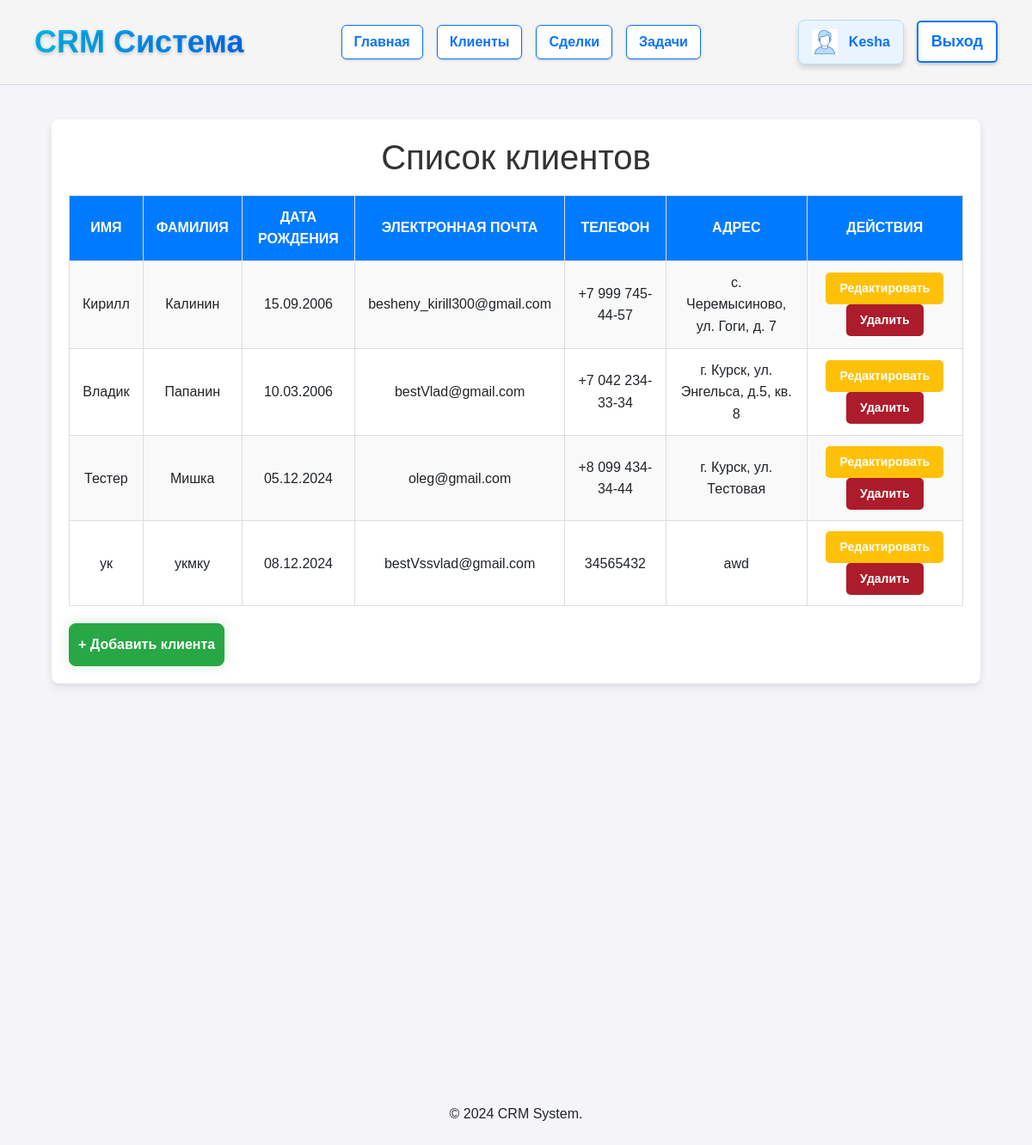
The app's page /clients/ (signed in), older data.
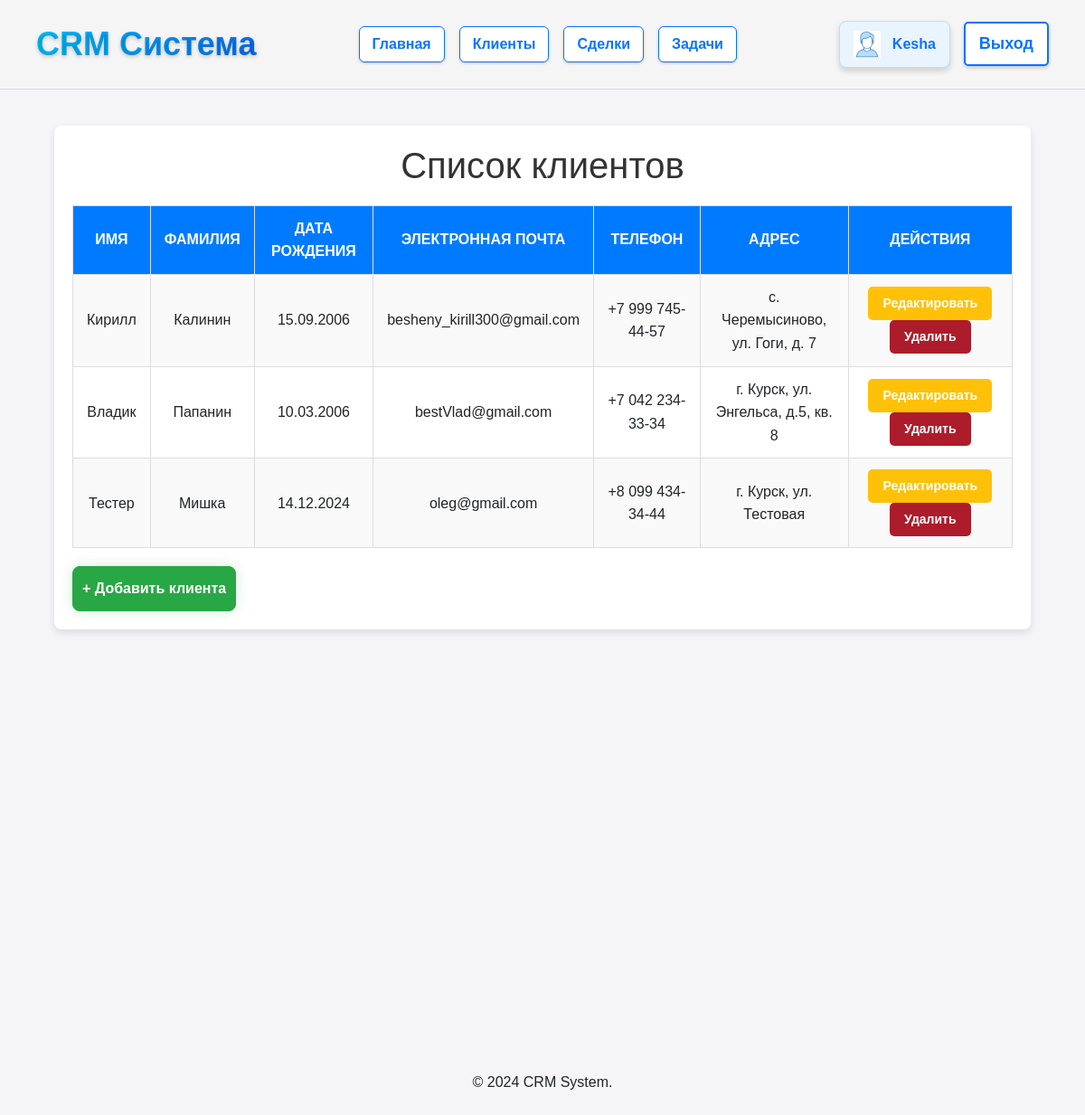
The same page, newer data.
### crm/models.py (models this page shows, shortened)
class Client(models.Model):
    name = models.CharField(max_length=255)
    surname = models.CharField(max_length=255, default='неизвестно')
    birth_date = models.DateField(null=True, blank=True)
    email = models.EmailField(unique=True, blank=True, null=True, default="example@example.com")  # Добавлено default
    phone = models.CharField(max_length=15, null=True, blank=True)
    address = models.TextField(null=True, blank=True)

### crm/views.py (the view)
# urls.py: path('clients/', views.client_list, name='client_list'),
def client_list(request):
    clients = Client.objects.all()  # Получение всех клиентов из базы данных
    return render(request, 'crm/client_list.html', {'clients': clients})

### crm/templates/crm/client_list.html (shortened to what this page needs)
{% extends 'crm/base.html' %}
{% block content %}
<!DOCTYPE html>
<html lang="en">
<head>
</head>
<body>
    <div class="container">
        <h1>Список клиентов</h1>
        <a href="{% url 'add_client' %}" class="btn btn-success mt-3">+ Добавить клиента</a>
        <table>
            <thead>
                <tr>
                    <th>Имя</th>
                    <th>Фамилия</th>
                    <th>Дата рождения</th>
                    <th>Электронная почта</th>
                    <th>Телефон</th>
                    <th>Адрес</th>
                    <th>Действия</th>
                </tr>
            </thead>
            <tbody>
                {% for client in clients %}
                <tr>
                    <td>{{ client.name }}</td>
                    <td>{{ client.surname }}</td>
                    <td>{{ client.birth_date|date:"d.m.Y" }}</td>
                    <td>{{ client.email }}</td>
                    <td>{{ client.phone }}</td>
                    <td>{{ client.address }}</td>
                    <td>
                        <a href="{% url 'edit_client' client.id %}" class="btn btn-warning btn-sm">Редактировать</a>
                        <a href="{% url 'delete_client' client.id %}" onclick="return confirm('Вы уверены?');"class="btn btn-danger btn-sm">Удалить</a>
                    </td>
                </tr>
                {% endfor %}
            </tbody>
        </table>
    </div>
</body>
</html>
{% endblock %}

### crm/templates/crm/base.html (shortened to what this page needs)
<!DOCTYPE html>
<html lang="en">
<head>
    {% load static %}
    <link rel="stylesheet" href="https://cdn.jsdelivr.net/npm/bootstrap@4.0.0/dist/css/bootstrap.min.css">
</head>
<body>
        <header>
            <nav style="display: flex; justify-content: space-between; align-items: center; padding: 20px 40px; background-color: #f5f5f5; border-bottom: 1px solid #ddd;">
                <div class="logo">
                    CRM Система
                </div>
                <ul style="list-style: none; display: flex; gap: 16px; margin: 0; padding: 0;">
                    <li>
                        <a href="{% url 'index' %}"
                            style="text-decoration: none; color: #0a73ff; background-color: #fff; font-size: 16px; font-weight: bold; padding: 6px 14px;
                            border: 1.5px solid #0a73ff; border-radius: 6px; box-shadow: 0 1px 3px rgba(0, 0, 0, 0.2);
                            display: inline-block;
                            transition: transform 0.2s ease-in-out, box-shadow 0.2s ease-in-out;"
                            onmouseover="this.style.transform='scale(1.05)'; this.style.boxShadow='0 0 6px rgba(10, 115, 255, 0.6)';"
                            onmouseout="this.style.transform='scale(1)'; this.style.boxShadow='0 1px 3px rgba(0, 0, 0, 0.2)';">
                            Главная
                        </a>
                    </li>
                    <li>
                        <a href="{% url 'client_list' %}"
                            style="text-decoration: none; color: #0a73ff; background-color: #fff; font-size: 16px; font-weight: bold; padding: 6px 14px;
                            border: 1.5px solid #0a73ff; border-radius: 6px; box-shadow: 0 1px 3px rgba(0, 0, 0, 0.2);
                            display: inline-block;
                            transition: transform 0.2s ease-in-out, box-shadow 0.2s ease-in-out;"
                            onmouseover="this.style.transform='scale(1.05)'; this.style.boxShadow='0 0 6px rgba(10, 115, 255, 0.6)';"
                            onmouseout="this.style.transform='scale(1)'; this.style.boxShadow='0 1px 3px rgba(0, 0, 0, 0.2)';">
                            Клиенты
                        </a>
                    </li>
                    <li>
                        <a href="{% url 'deals' %}"
                            style="text-decoration: none; color: #0a73ff; background-color: #fff; font-size: 16px; font-weight: bold; padding: 6px 14px;
                            border: 1.5px solid #0a73ff; border-radius: 6px; box-shadow: 0 1px 3px rgba(0, 0, 0, 0.2);
                            display: inline-block;
                            transition: transform 0.2s ease-in-out, box-shadow 0.2s ease-in-out;"
                            onmouseover="this.style.transform='scale(1.05)'; this.style.boxShadow='0 0 6px rgba(10, 115, 255, 0.6)';"
                            onmouseout="this.style.transform='scale(1)'; this.style.boxShadow='0 1px 3px rgba(0, 0, 0, 0.2)';">
                            Сделки
                        </a>
                    </li>
                    <li>
                        <a href="{% url 'task' %}"
                            style="text-decoration: none; color: #0a73ff; background-color: #fff; font-size: 16px; font-weight: bold; padding: 6px 14px;
                            border: 1.5px solid #0a73ff; border-radius: 6px; box-shadow: 0 1px 3px rgba(0, 0, 0, 0.2);
                            display: inline-block;
                            transition: transform 0.2s ease-in-out, box-shadow 0.2s ease-in-out;"
                            onmouseover="this.style.transform='scale(1.05)'; this.style.boxShadow='0 0 6px rgba(10, 115, 255, 0.6)';"
                            onmouseout="this.style.transform='scale(1)'; this.style.boxShadow='0 1px 3px rgba(0, 0, 0, 0.2)';">
                            Задачи
                        </a>
                    </li>
                </ul>
            <div style="display: flex; align-items: center; gap: 15px;">
                {% if user.is_authenticated %}
                <span style="display: flex; align-items: center; background-color: #eaf4fe; padding: 10px 15px; border-radius: 8px; font-size: 16px; color: #0a73ff; font-weight: bold; border: 1px solid #b6dfff; box-shadow: 0px 4px 6px rgba(0, 0, 0, 0.15);">
                    <img src="/static/images/user_icon.png" alt="User Icon" style="width: 30px; height: 30px; margin-right: 8px;">
                    <b style="margin-left: 5px;">{{ user.get_username }}</b>
                </span>
                <a href="{% url 'logged_out' %}?next={{ request.path }}"
                    style="text-decoration: none; color: #0a73ff; background-color: #fff; font-size: 18px; font-weight: bold; padding: 8px 15px; border: 2px solid #0a73ff; border-radius: 5px; box-shadow: 0 2px 4px rgba(0, 0, 0, 0.2);
                    transition: transform 0.2s ease-in-out, box-shadow 0.2s ease-in-out;"
                    onmouseover="this.style.transform='scale(1.05)'; this.style.boxShadow='0 0 8px rgba(10, 115, 255, 0.6)';"
                    onmouseout="this.style.transform='scale(1)'; this.style.boxShadow='0 2px 4px rgba(0, 0, 0, 0.2)';">
                    Выход
                </a>
                {% endif %}
            </div>
        </nav>
    </header>
    <main>
        {% block content %}{% endblock %}
    </main>
    <div class="container-fluid mt-5 pb-5"></div>
    <div class="container-fluid mt-5 pb-5"></div>
    <div class="container-fluid mt-5 pb-5"></div>
    <div class="container-fluid mt-5 pb-5"></div>
    <div class="container-fluid mt-5 pb-5"></div>
    <footer bg-success text-light class="text-center py-2">
        <p>© 2024 CRM System.</p>
    </footer>
</body>
</html>

### crm/templates/crm/base.html (style rules this page uses)
body { font-family: Arial, sans-serif; background-color: #f4f4f9; margin: 0; padding: 0; line-height: 1.6; }
.logo { font-size: 36px; font-weight: bold; background: linear-gradient(90deg, #00c6ff, #0072ff); -webkit-background-clip: text; -webkit-text-fill-color: transparent; position: relative; animation: blueGlow 2s infinite alternate; text-shadow: 0 2px 4px rgba(0, 0, 0, 0.2); cursor: pointer; transition: transform 0.3s ease, text-shadow 0.3s ease; }
ul li a { text-decoration: none; color: #333; font-size: 18px; font-weight: 500; position: relative; padding: 10px 15px; border-radius: 8px; transition: all 0.3s ease; }

### crm/templates/crm/client_list.html (style rules this page uses)
body { font-family: Arial, sans-serif; background-color: #f4f4f9; margin: 0; padding: 0; line-height: 1.6; }
.container { max-width: 90%; margin: 40px auto; padding: 20px; background: #fff; border-radius: 8px; box-shadow: 0 4px 8px rgba(0, 0, 0, 0.1); position: relative; overflow: hidden; padding-bottom: 30px; }
h1 { text-align: center; color: #333; margin-bottom: 20px; }
table { width: 100%; border-collapse: collapse; margin-bottom: 60px; border: 1px solid #ddd; }
table th, table td { padding: 12px 15px; border: 1px solid #ddd; box-sizing: border-box; text-align: center; vertical-align: middle; }
table th { background: #007bff; color: #fff; text-transform: uppercase; }
table tr:nth-child(odd) { background-color: #f9f9f9; }
.btn.btn-success.mt-3 { position: absolute; bottom: 20px; left: 20px; padding: 12px 10px; background-color: #28a745; color: #fff; font-size: 16px; font-weight: bold; border-radius: 8px; text-align: center; cursor: pointer; text-decoration: none; box-shadow: 0 0 15px rgba(40, 167, 69, 0.2); transition: all 0.3s ease; display: inline-block; }
.btn.btn-warning.btn-sm, .btn.btn-danger.btn-sm { padding: 8px 16px; border: none; border-radius: 5px; font-weight: bold; cursor: pointer; color: #fff; text-decoration: none; display: inline-block; }
.btn.btn-warning.btn-sm { background-color: #ffc107; }
.btn.btn-danger.btn-sm { background-color: #ad1c2b; }

Row changes from the older to the newer data that the page shows:
removed Client: name "ук", surname "укмку", birth_date "08.12.2024", email "bestVssvlad@gmail.com", phone "34565432", address "awd"
changed Client "Тестер": birth_date "05.12.2024" → "14.12.2024"
